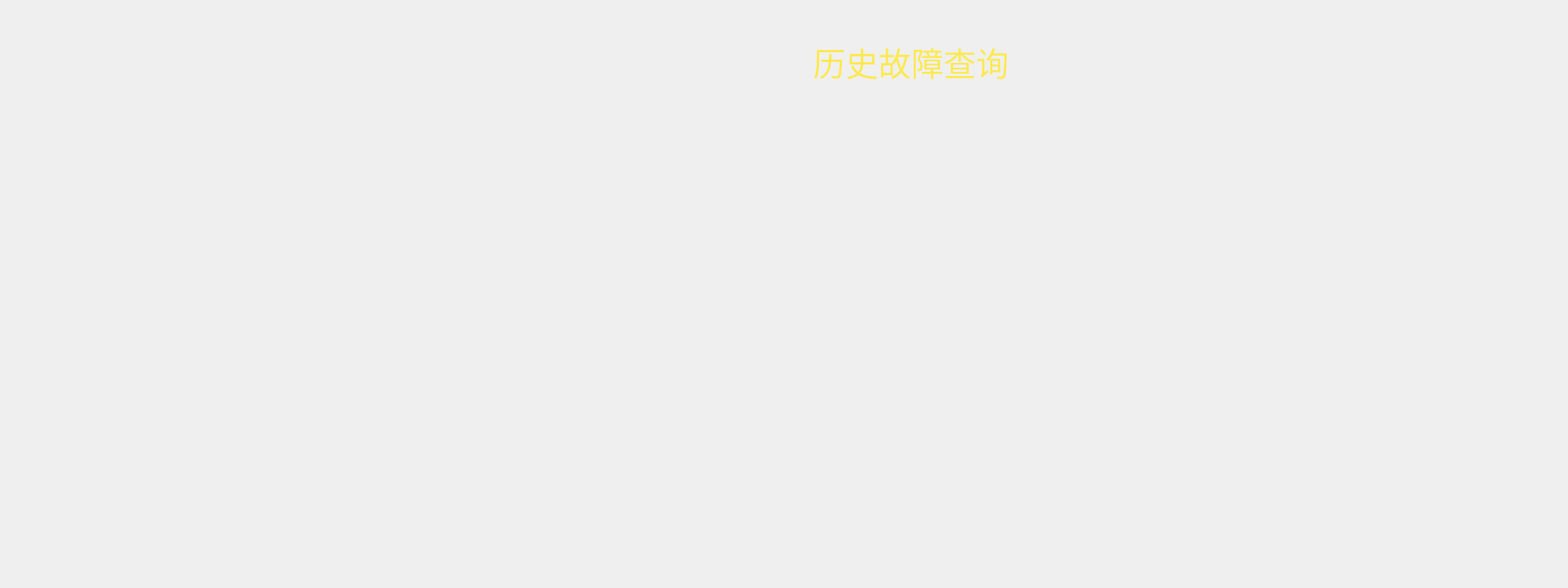
<?xml version="1.0" encoding="UTF-8"?>
<ui version="4.0">
 <class>FORM_HistoryErrorQuery</class>
 <widget class="QWidget" name="FORM_HistoryErrorQuery">
  <property name="geometry">
   <rect>
    <x>0</x>
    <y>0</y>
    <width>1920</width>
    <height>720</height>
   </rect>
  </property>
  <property name="windowTitle">
   <string>Form</string>
  </property>
  <property name="styleSheet">
   <string notr="true">QTableView{
	color: rgb(196, 160, 0);
	font: 17pt &quot;WenQuanYi Zen Hei&quot;;
	background-color: transparent;
	gridline-color:rgba(73,153,216,200);
	selection-background-color:rgb(170,255,255);
	selection-color:rgb(255,0,0);
}
</string>
  </property>
  <widget class="wika_tableView" name="tableView">
   <property name="geometry">
    <rect>
     <x>670</x>
     <y>130</y>
     <width>1000</width>
     <height>500</height>
    </rect>
   </property>
   <property name="styleSheet">
    <string notr="true">QHeaderView::section:first{
	color:rgb(73,153,216);
	background-color:qlineargradient(spread:pad, x1:1, y1:1, x2:0, y2:0, stop:0 rgba(0,103,185, 255), stop:1 rgba(0,0,0, 255));
   height:30px;
	font: bold 17pt &quot;WenQuanYi Zen Hei&quot;; 
   border:1px solid rgba(73,153,216,200);
}

QHeaderView::section:middle{
	color:rgb(73,153,216);
	background-color:qlineargradient(spread:pad, x1:1, y1:1, x2:0, y2:0, stop:0 rgba(0,103,185, 255), stop:1 rgba(0,0,0, 255));
   height:30px;
	font: bold 17pt &quot;WenQuanYi Zen Hei&quot;; 
   border:1px solid rgba(73,153,216,200);
}

QHeaderView::section:last{
	color:rgb(73,153,216);
	background-color:qlineargradient(spread:pad, x1:1, y1:1, x2:0, y2:0, stop:0 rgba(0,103,185, 255), stop:1 rgba(0,0,0, 255));
   height:30px;
	font: bold 17pt &quot;WenQuanYi Zen Hei&quot;; 
   border:1px solid rgba(73,153,216,200);
}

QHeaderView::section:checked{
	background-color:red;
}

QTableView::item{
    min-height: 30px;
}
</string>
   </property>
  </widget>
  <widget class="QLabel" name="label_2">
   <property name="geometry">
    <rect>
     <x>930</x>
     <y>50</y>
     <width>371</width>
     <height>51</height>
    </rect>
   </property>
   <property name="font">
    <font>
     <family>TakaoPGothic</family>
     <pointsize>30</pointsize>
     <weight>50</weight>
     <italic>false</italic>
     <bold>false</bold>
    </font>
   </property>
   <property name="styleSheet">
    <string notr="true">color: rgb(252, 233, 79);
font: 30pt &quot;TakaoPGothic&quot;;</string>
   </property>
   <property name="text">
    <string>历史故障查询</string>
   </property>
   <property name="alignment">
    <set>Qt::AlignCenter</set>
   </property>
  </widget>
  <widget class="QLabel" name="label_3">
   <property name="geometry">
    <rect>
     <x>1290</x>
     <y>50</y>
     <width>81</width>
     <height>51</height>
    </rect>
   </property>
   <property name="font">
    <font>
     <family>TakaoPGothic</family>
     <pointsize>30</pointsize>
     <weight>50</weight>
     <italic>false</italic>
     <bold>false</bold>
    </font>
   </property>
   <property name="styleSheet">
    <string notr="true"/>
   </property>
   <property name="text">
    <string/>
   </property>
   <property name="pixmap">
    <pixmap resource="resources.qrc">:/ico_260/910.png</pixmap>
   </property>
   <property name="scaledContents">
    <bool>false</bool>
   </property>
   <property name="alignment">
    <set>Qt::AlignCenter</set>
   </property>
  </widget>
 </widget>
 <customwidgets>
  <customwidget>
   <class>wika_tableView</class>
   <extends>QTableView</extends>
   <header>wika_tableView.h</header>
  </customwidget>
 </customwidgets>
 <resources>
  <include location="resources.qrc"/>
 </resources>
 <connections/>
</ui>
